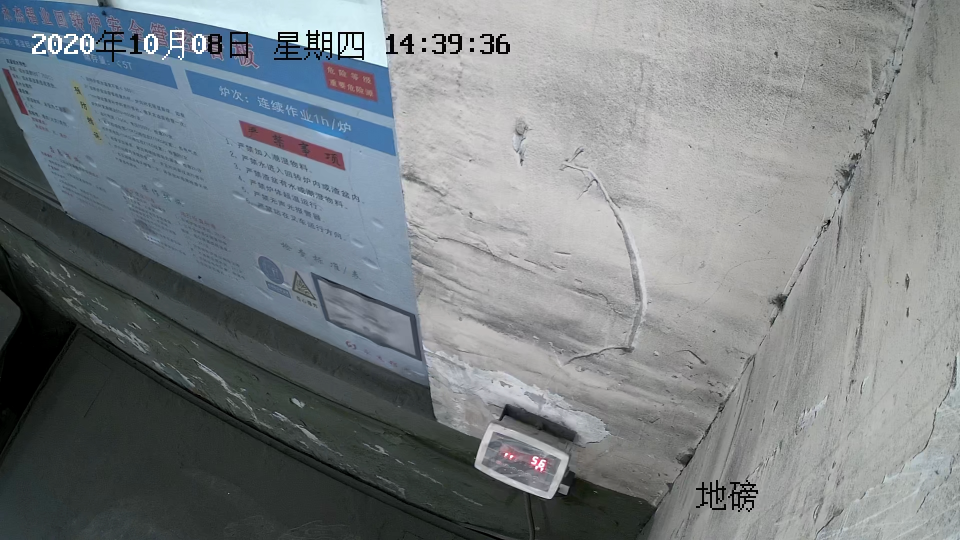
#> input picture test/56.png, 1920 x 1080 px (shown at 1/2 size)
$ python test.py
#> lines starting #> are read from the running program, lines starting #| are printed output that depends on the picture; after the words box and inside, x2 and y2 are one past the last pixel; in counts of white or black regions, pixels touching at a corner belong together
import cv2 as cv
import cv2


def Gamma(img, ga=2.2):
    newimg = img.copy()
    col = img.shape[1]
    row = img.shape[0]
    for i in range(col):
        for j in range(row):
            g1 = (img[j, i] + 0.5) / 256
            g2 = pow(g1, 1 / ga)
            g3 = g2 * 256 - 0.5
            newimg[j, i] = g3

    return newimg


img = cv.imread('56.png',0)
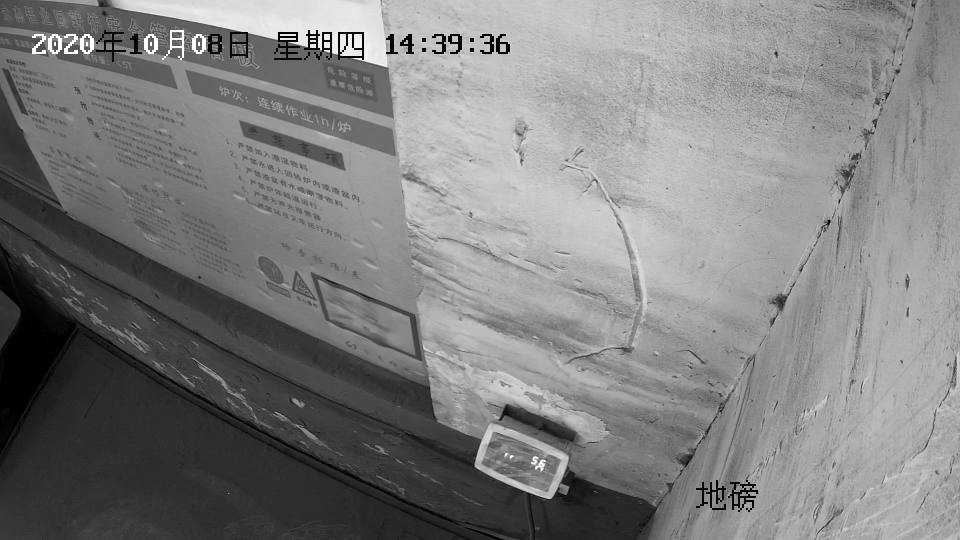
#> img: shape (1080, 1920) (shown at 1/2 size); min 0, max 255, mean 126.8
print(img.shape)
#| (1080, 1920)
img1 = img.copy()
h, w = img.shape
#> h = 1080; w = 1920
center = (w / 2, h / 2)
#> center = (960, 540)
M = cv2.getRotationMatrix2D(center, 23, 1)
rotated = cv2.warpAffine(img, M, (w, h))
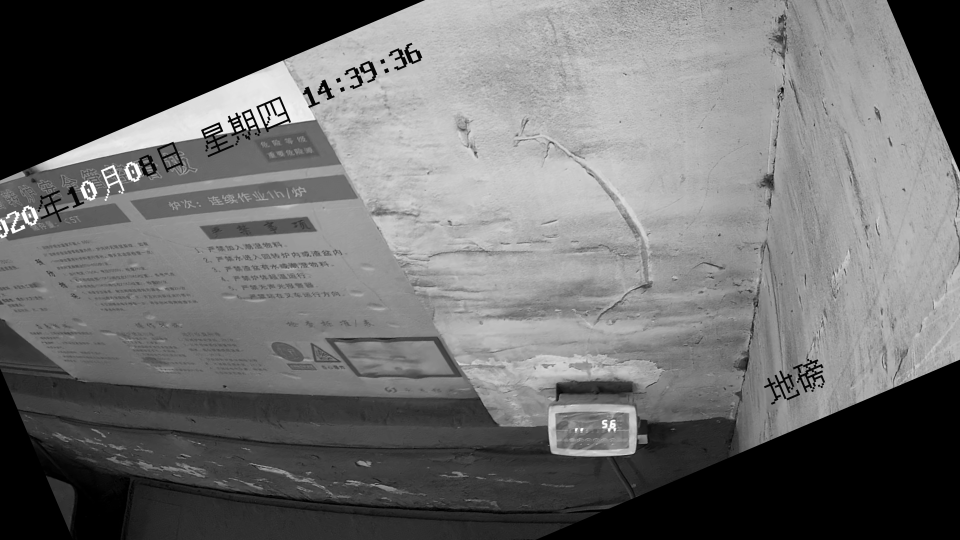
#> rotated: shape (1080, 1920) (shown at 1/2 size); min 0, max 255, mean 109.1
cv2.imwrite('rotated.png', rotated)
roi = rotated[835:856, 1170:1240]
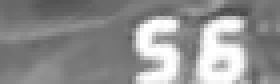
#> roi: shape (21, 70) (shown 4 times larger); min 74, max 255, mean 144.3


img3 = Gamma(roi,0.06)
#> after the loop in Gamma, `for i in range(col):`:
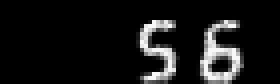
#> newimg: shape (21, 70) (shown 4 times larger); min 0, max 247, mean 23.3
cv2.imwrite('Gamma.png', img3)
ret,img4 = cv.threshold(img3,45,255,cv.THRESH_BINARY)
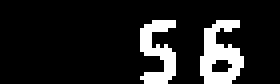
#> img4: shape (21, 70) (shown 4 times larger); 13.2% white; 2 white regions, box (x1, y1, x2, y2) and area: (50, 5, 61, 21) 108, (35, 5, 44, 21) 86

img5 = cv.medianBlur(img4,3)
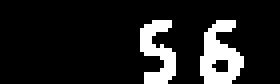
#> img5: shape (21, 70) (shown 4 times larger); 13.1% white; 2 white regions, box (x1, y1, x2, y2) and area: (50, 5, 61, 21) 108, (35, 5, 44, 21) 85
cv2.imwrite('res.png', img5)

cv.imshow('img5',img5)

cv.waitKey(0)
